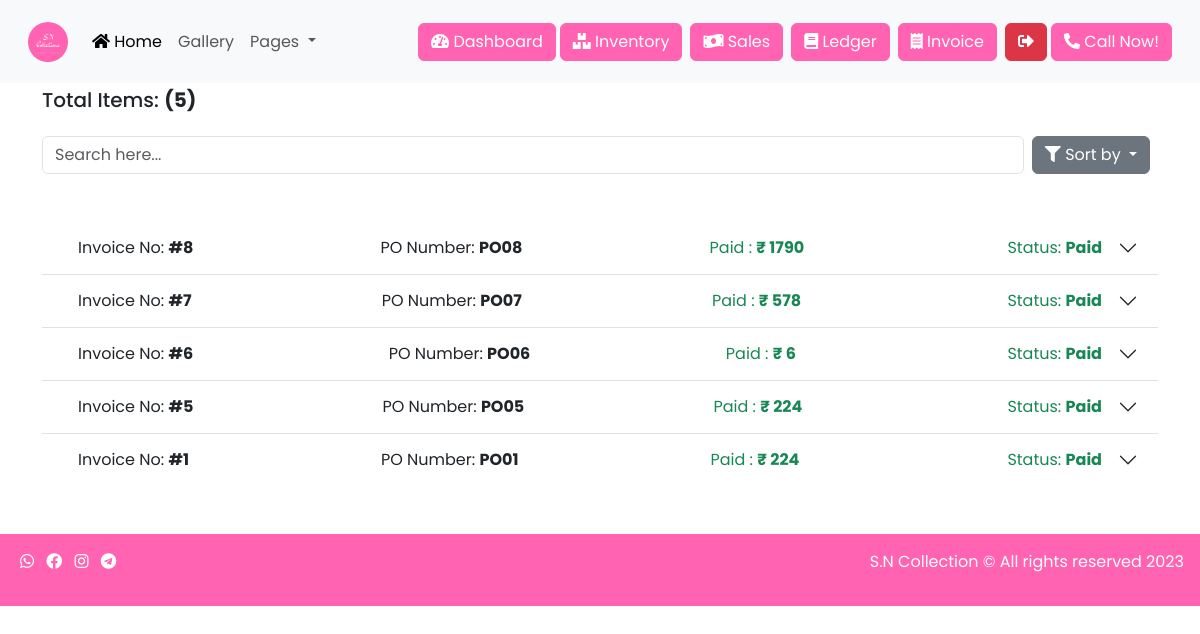
/sales?sort=new (signed in), run on the app's committed database.
### tools/models.py (models this page shows)
class Invoice(models.Model):
    STATUS = [
        ('Paid', "Paid"),
        ('Due', "Due"),
    ]
    invoice_no=models.IntegerField()
    po_number=models.CharField(max_length=10)
    customer=models.ForeignKey(Customer,on_delete=models.CASCADE)
    address=models.TextField(blank=True)
    invoice_items=models.ManyToManyField(Invoice_item)
    products=models.ManyToManyField(Product)
    quantity=models.PositiveBigIntegerField(default=0)
    subtotal=models.PositiveBigIntegerField(default=0)
    tax=models.PositiveBigIntegerField(default=0)
    discount=models.PositiveBigIntegerField(default=0)
    total=models.PositiveBigIntegerField(default=0)
    paid_amt=models.PositiveBigIntegerField(default=0)
    due_amt=models.PositiveBigIntegerField(default=0)
    invoice_pdf=models.FileField(upload_to='static/pdfs/',blank=True)
    date=models.DateTimeField(default=datetime.datetime.now())
    invoice_id=models.UUIDField( unique=True)
    invoice_status=models.CharField(choices=STATUS,max_length= 100,default='Due')

### tools/views.py (the view)
# urls.py: path('sales',views.sales,name="sales"),
@login_required(login_url="/login")
def sales(request):
    if request.method== "GET":
        sort=request.GET.get('sort','')
        po_no=(request.GET.get('pono',''))
        id=(request.GET.get('id',''))
        if sort=='due':
            sales=Invoice.objects.filter(invoice_status="Due")
        elif sort =='paid':
            sales=Invoice.objects.filter(invoice_status="Paid")
        elif sort == 'new':
            sales=Invoice.objects.all().order_by('-id')
        elif sort == 'old':
            sales=Invoice.objects.all().order_by('id')
        elif sort == 'low':
            sales=Invoice.objects.all().order_by('total')
        elif sort == 'high':
            sales=Invoice.objects.all().order_by('-total')
        elif po_no:
            sales=Invoice.objects.filter(po_number__icontains=po_no)
        elif id:
            sales=Invoice.objects.filter(invoice_id=id)
        else:
            sales=Invoice.objects.all()
    return render(request,'sales.html',{'sales':sales})

### tools/context_processor.py (called while the page is built)
def cart_total_amount(request):
	if request.user.is_authenticated:
		cart = Cart(request)
		total_bill = 0.0
		for key,value in request.session['cart'].items():
			total_bill = total_bill + (float(value['price']) * value['quantity'])
		return {'cart_total_amount' : total_bill}
	else:
		return {'cart_total_amount' : 0}

### templates/sales.html (shortened to what this page needs)
{% extends 'base.html' %}
{% block body %}
<div style="margin-top:80px;" class="container overflow-hidden ">
  <h5 class=" mt-2" >Total Items: <strong>({{sales|length}})</strong> </h5>
  <div class="d-flex my-4">
  <input type="text" placeholder="Search here..." oninput="handleSearch()" class="form-control " id="searchInput">
  <div class="dropdown mx-2">
    <a class="btn btn-secondary dropdown-toggle" href="#" role="button" data-bs-toggle="dropdown" aria-expanded="false">
      <i class="fas fa-filter" style="color: #ffffff;"></i> Sort by
    </a>
  </div>
</div>
  <div class="accordion accordion-flush my-5" id="list">
    {% for sale in sales %}
    <div class="accordion-item">
      <h2 class="accordion-header">
        <button class="accordion-button collapsed " type="button" data-bs-toggle="collapse"
          data-bs-target="#flush-collapse{{sale.id}}" aria-expanded="false" aria-controls="flush-collapse{{sale.id}}">
<div class="w-100 d-flex justify-content-between">
          <span class='mx-3'>Invoice No: <strong>#{{sale.invoice_no}}</strong></span>
          <span>PO Number: <strong>
              {{sale.po_number}}</strong></span>
          {% if sale.invoice_status == 'Paid' %} <span class="mx-3 text-success "> Paid : <strong>
            ₹ {{sale.paid_amt}}</strong> </span>{% else %} <span class="mx-3 text-danger "> Due : <strong>
              ₹ {{sale.due_amt}}</strong> </span> {% endif %}
          <span class="mx-3  {% if sale.invoice_status == 'Paid' %}text-success {% else %}text-danger {% endif %} ">
            Status: <strong> {{sale.invoice_status}}</strong> </span>
      </div>
        </button>
      </h2>
    </div>
    {% endfor %}
  </div>
</div>
{% endblock body %}

### data on the page
Invoice: invoice_no "8", po_number "PO08", paid_amt "1790", invoice_status "Paid"
Invoice: invoice_no "7", po_number "PO07", paid_amt "578", invoice_status "Paid"
Invoice: invoice_no "6", po_number "PO06", paid_amt "6", invoice_status "Paid"
Invoice: invoice_no "5", po_number "PO05", paid_amt "224", invoice_status "Paid"
Invoice: invoice_no "1", po_number "PO01", paid_amt "224", invoice_status "Paid"

### other printed values
{{ sales|length }} "5"
